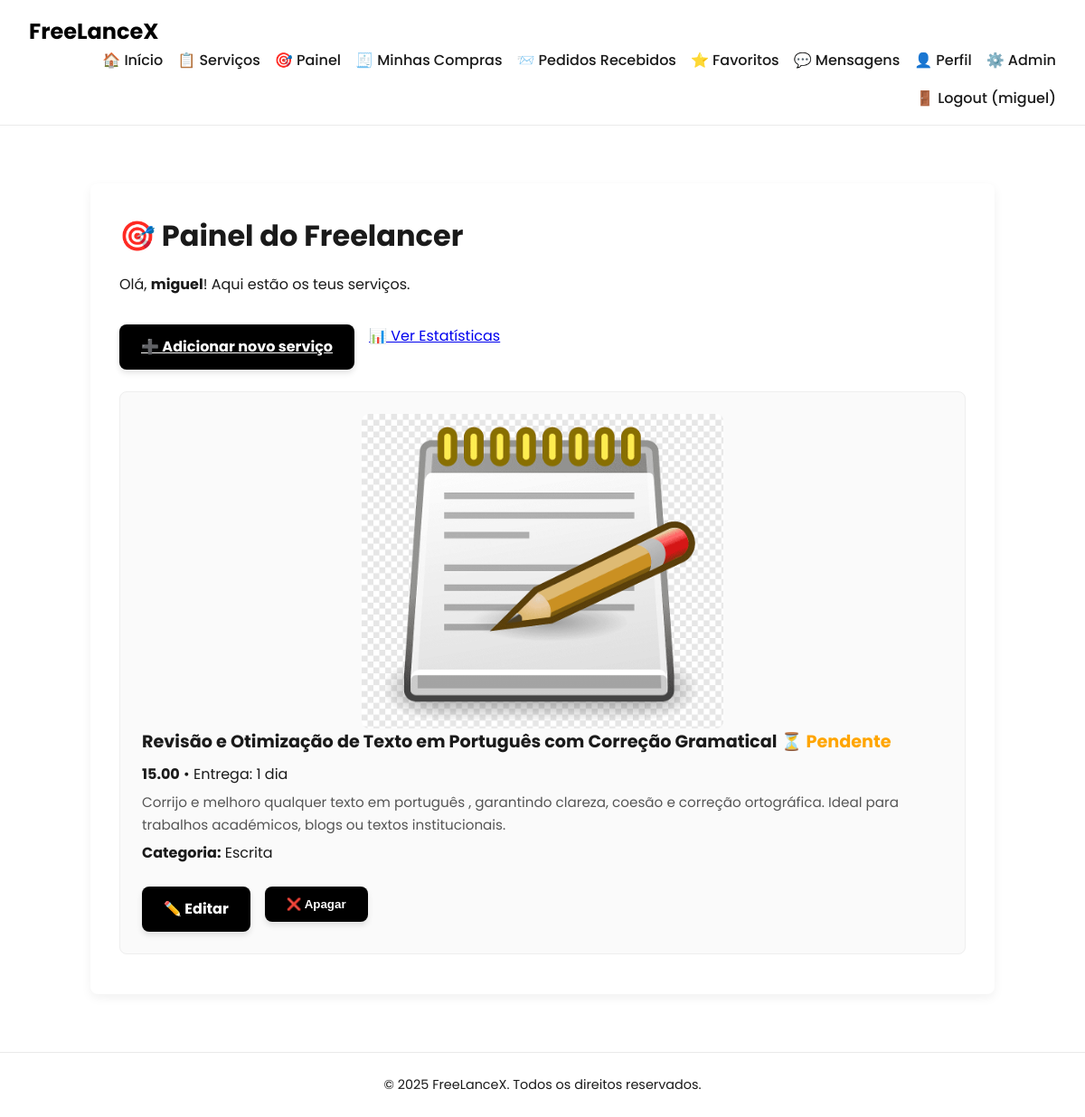
Page /pages/dashboard.php (signed in) on the earlier database version.
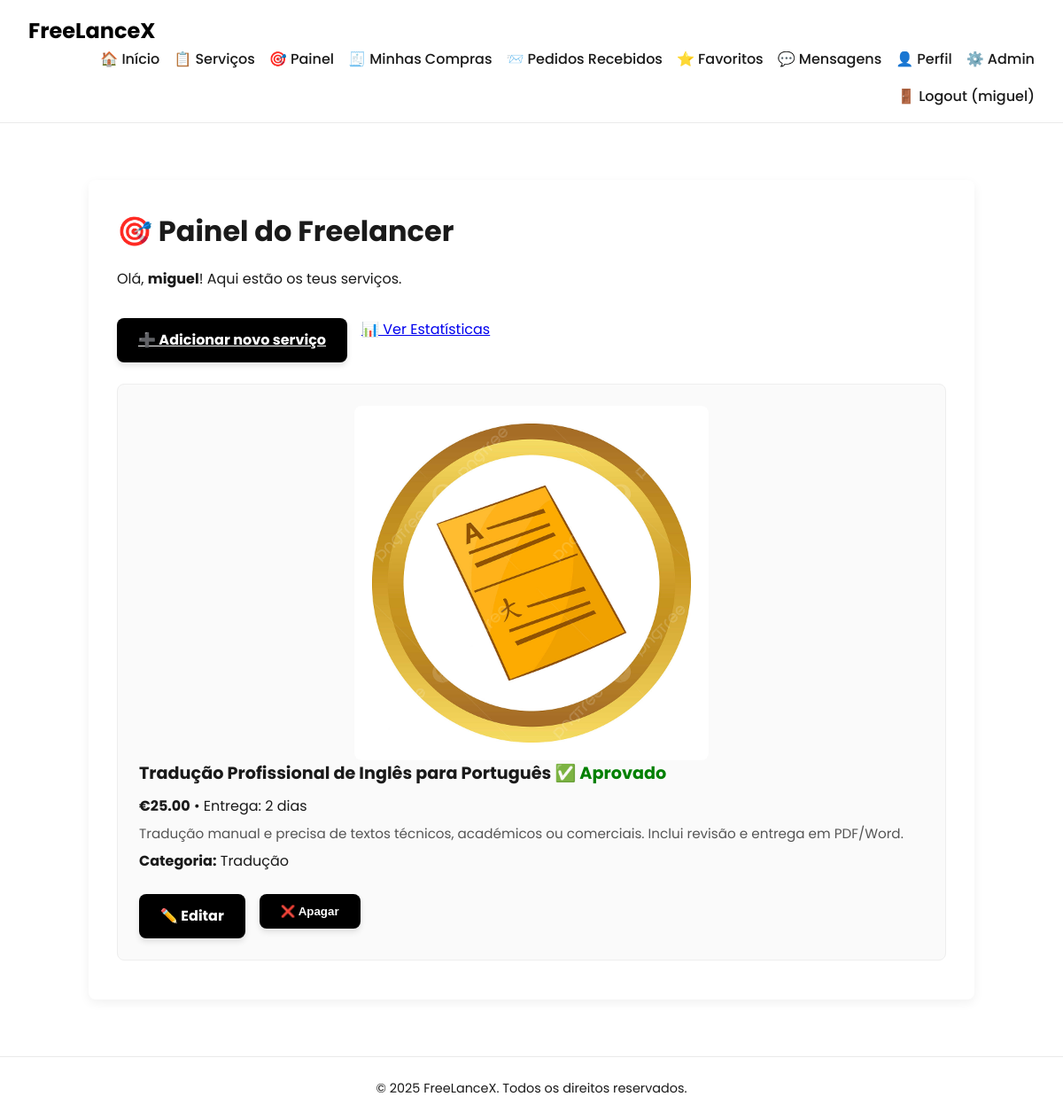
Same page on the later database version.
### tables this page shows
CREATE TABLE services (
    id INTEGER PRIMARY KEY AUTOINCREMENT,
    freelancer_id INTEGER NOT NULL,
    title TEXT NOT NULL,
    description TEXT,
    price REAL NOT NULL,
    delivery_time TEXT NOT NULL,
    category TEXT, 
    media_path TEXT,
    is_promoted INTEGER DEFAULT 0, currency TEXT DEFAULT 'USD', status TEXT DEFAULT 'pendente',
    FOREIGN KEY(freelancer_id) REFERENCES users(id)
);

### pages/dashboard.php (the view, shortened to what this page needs)
<?php
require_once '../includes/db.php';
?>
<!DOCTYPE html>
<html lang="pt">
<?php include '../includes/head.php'; ?>
<body>
<?php include '../includes/header.php'; ?>
<?php
$stmt = $db->prepare("
    SELECT *
    FROM services
    WHERE freelancer_id = :id
    ORDER BY id DESC
");
$stmt->execute([':id' => $_SESSION['user_id']]);
$services = $stmt->fetchAll(PDO::FETCH_ASSOC);
function getCurrencySymbol($currency) {
    return match (strtoupper($currency)) {
        'USD' => '$',
        'EUR' => '€',
        'GBP' => '£',
        'BRL' => 'R$',
        'JPY' => '¥',
        default => $currency
    };
}
function renderStatusBadge($statusRaw) {
    $status = strtolower($statusRaw ?? 'pendente');
    return match ($status) {
        'aprovado' => "<span style='color: green;'>✅ Aprovado</span>",
        'reprovado' => "<span style='color: red;'>❌ Reprovado</span>",
        default => "<span style='color: orange;'>⏳ Pendente</span>"
    };
}
?>
<main class="dashboard-container">
    <h2>🎯 Painel do Freelancer</h2>
    <p>Olá, <strong><?= htmlspecialchars($_SESSION['username']) ?></strong>! Aqui estão os teus serviços.</p>
    <div class="dashboard-actions">
        <a href="add_service.php" class="primary-btn">➕ Adicionar novo serviço</a>
        <a href="stats.php" class="secondary-btn">📊 Ver Estatísticas</a>
    </div>
    <?php if (count($services) === 0): ?>
        <p class="no-services">Ainda não criaste nenhum serviço.</p>
    <?php else: ?>
        <ul class="service-list">
            <?php foreach ($services as $service): ?>
                <li class="service-item">
                    <?php
                    $imagePath = '../' . $service['media_path'];
                    if (!empty($service['media_path']) && file_exists($imagePath)):
                    ?>
                        <img src="/<?= htmlspecialchars($service['media_path']) ?>" alt="Imagem do serviço" class="service-image">
                    <?php endif; ?>
                    <h4>
                        <?= htmlspecialchars($service['title']) ?>
                        <?= renderStatusBadge($service['status'] ?? null) ?>
                    </h4>
                    <p>
                        <strong><?= getCurrencySymbol($service['currency'] ?? '') . number_format($service['price'], 2) ?></strong>
                        • Entrega: <?= htmlspecialchars($service['delivery_time']) ?>
                    </p>
                    <p class="description"><?= htmlspecialchars($service['description']) ?></p>
                    <p>
                        <strong>Categoria:</strong> <?= htmlspecialchars($service['category'] ?: '—') ?>
                    </p>
                    <div class="service-actions">
                        <a href="edit_service.php?id=<?= $service['id'] ?>" class="primary-btn">✏️ Editar</a>
                        <form method="post" action="delete_service.php" class="inline-form" onsubmit="return confirm('Tens a certeza que queres apagar este serviço?');">
                            <button class="primary-btn danger-btn" type="submit">❌ Apagar</button>
                        </form>
                    </div>
                </li>
            <?php endforeach; ?>
        </ul>
    <?php endif; ?>
</main>
<?php include '../includes/footer.php'; ?>
</body>
</html>

Differences in the rows shown:
removed services: media_path (picture), title "Revisão e Otimização de Texto em Português com Correção Gramatical", price "15.00", delivery_time "1 dia", description "Corrijo e melhoro qualquer texto em português , garantindo clareza, coesão e correção ortográfica. Ideal para trabalhos académicos, blogs ou textos institucionais.", category "Escrita"
added services: media_path (picture), title "Tradução Profissional de Inglês para Português", status "✅ Aprovado", currency "€", price "25.00", delivery_time "2 dias", description "Tradução manual e precisa de textos técnicos, académicos ou comerciais. Inclui revisão e entrega em PDF/Word.", category "Tradução"
